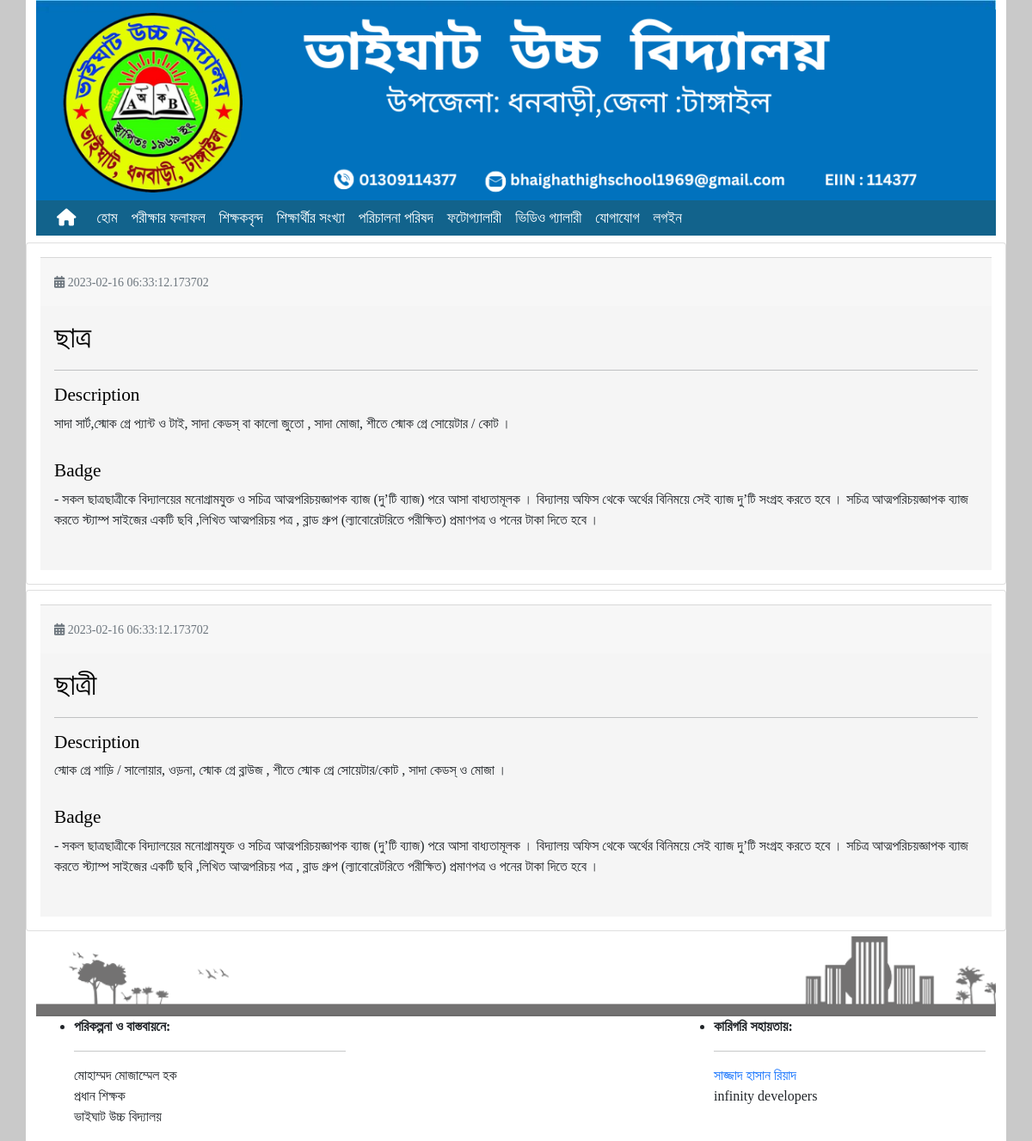
/pages/dress/index.php, run on the app's committed database.
### tables this page shows
CREATE TABLE `dress` (
  `id` int(11) NOT NULL,
  `gander` varchar(255) NOT NULL,
  `discreption` mediumtext NOT NULL,
  `badge` mediumtext NOT NULL,
  `time` timestamp(6) NOT NULL DEFAULT current_timestamp(6) ON UPDATE current_timestamp(6)
);

### config/database.php (called while the page is built, shortened)
<?php
   $webName = "http://localhost/bhaighat_high_school_2";
   ?>

### pages/dress/index.php (the view, shortened to what this page needs)
<?php include '../../config/database.php'; ?>
<!DOCTYPE html>
<html lang="en">
<head>
    <?php include '../../components/link.php'; ?>
</head>
<body>
    <?php include '../../components/header_img.php'; ?>
    <?php include '../../components/navber.php'; ?>
    <div class="container content_wrap">
        <div class="row">
            <div class="pd-4"></div>
        </div>
    </div>
    <section>
        <div class="container content_wrap">
            <div class="row">
                <?php
                $sql = "SELECT * FROM `dress`";
                $dress = mysqli_query($conn, $sql);
                if (mysqli_num_rows($dress) > 0) {
                    while ($row = mysqli_fetch_assoc($dress)) {
                ?>
                        <div class="card theme_shadow h-100 p-3" style="width: 100%;">
                            <div class="card-footer py-3"><small class="text-muted"><i class="theme_color2 fas fa-calendar-alt"></i><span class="date"> <?php echo $row["time"] ?> </span></small></div>
                            <div class="card-body">
                                <h5 class="card-title theme_color" style="font-size: 35px !important;"><?php echo $row["gander"] ?></h5>
                                <hr>
                                <h5 class="card-title theme_color">Description</h5>
                                <p style="margin-bottom: 30px;"><?php echo $row["discreption"] ?></p>
                                <h5 class="card-title theme_color">Badge</h5>
                                <p style="margin-bottom: 30px;"><?php echo $row["badge"] ?></p>
                            </div>
                        </div>
                <?php
                    }
                }
                ?>
            </div>
        </div>
    </section>
    <div class="container content_wrap">
        <footer>
            <?php include '../../components/fotter.php'; ?>
        </footer>
    </div>
</body>
</html>

### components/link.php (shortened to what this page needs)
<link rel="stylesheet" id="bootstrap-css" href="https://cdn.usebootstrap.com/bootstrap/5.0.1/css/bootstrap.min.css" type="text/css" media="all" />
<link rel="stylesheet" id="responsive-css" href="<?php echo $webName ?>/assets/style/responsive.css" type="text/css" media="all" />
<link rel="stylesheet" id="core-css" href="<?php echo $webName ?>/assets/style/style.css" type="text/css" media="all" />
<link rel="stylesheet" href="https://cdnjs.cloudflare.com/ajax/libs/font-awesome/6.2.1/css/all.min.css" />
<link rel="stylesheet" href="https://cdnjs.cloudflare.com/ajax/libs/font-awesome/5.15.3/css/all.min.css" />

### components/header_img.php
<section>
  <header>
    <div class="container content_wrap">
      <div class="row">
        <div class="col-12">
          <a href="<?php echo $webName ?>/"><img src="<?php echo $webName ?>/img/header_img/img3.png" alt="" width="100%" /></a>
        </div>
      </div>
    </div>
  </header>
</section>

### components/navber.php (shortened to what this page needs)
<section class="menusection">
  <div class="container content_wrap">
    <div class="row">
      <div class="col-12">
        <nav class="navbar navbar-expand-md navbar-light bg-light">
          <div class="container-fluid">
            <a class="navbar-brand" href="./"><i class="fa fa-home htg" aria-hidden="true"></i></a>
            <div class="collapse navbar-collapse" id="main-menu">
              <ul id="menu-primary" class="navbar-nav me-auto mb-2 mb-md-0">
                <li id="menu-item-8" class="menu-item menu-item-type-custom menu-item-object-custom current-menu-item current_page_item menu-item-home nav-item nav-item-8">
                  <a href="<?php echo $webName ?>/" class="nav-link active">হোম</a>
                </li>
                <li id="menu-item-9" class="menu-item menu-item-type-post_type menu-item-object-page nav-item nav-item-9">
                  <a href="<?php echo $webName ?>/pages/result/" class="nav-link">পরীক্ষার ফলাফল</a>
                </li>
                <li id="menu-item-44" class="menu-item menu-item-type-taxonomy menu-item-object-infocat nav-item nav-item-44">
                  <a href="<?php echo $webName ?>/pages/teachers/" class="nav-link">শিক্ষকবৃন্দ</a>
                </li>
                <li id="menu-item-45" class="menu-item menu-item-type-taxonomy menu-item-object-infocat nav-item nav-item-45">
                  <a href="<?php echo $webName ?>/pages/student/" class="nav-link">শিক্ষার্থীর সংখ্যা</a>
                </li>
                <li id="menu-item-46" class="menu-item menu-item-type-taxonomy menu-item-object-infocat nav-item nav-item-46">
                  <a href="<?php echo $webName ?>/pages/committee/" class="nav-link">পরিচালনা পরিষদ</a>
                </li>
                <li id="menu-item-61" class="menu-item menu-item-type-post_type menu-item-object-page nav-item nav-item-61">
                  <a href="<?php echo $webName ?>/pages/photo_galley/" class="nav-link">ফটোগ্যালারী</a>
                </li>
                <li id="menu-item-69" class="menu-item menu-item-type-post_type menu-item-object-page nav-item nav-item-69">
                  <a href="<?php echo $webName ?>/pages/video_galley/" class="nav-link">ভিডিও গ্যালারী</a>
                </li>
                <li id="menu-item-57" class="menu-item menu-item-type-post_type menu-item-object-page nav-item nav-item-57">
                  <a href="<?php echo $webName ?>/pages/contact/" class="nav-link">যোগাযোগ</a>
                </li>
                <li id="menu-item-57" class="menu-item menu-item-type-post_type menu-item-object-page nav-item nav-item-57">
                  <a href="<?php echo $webName ?>/bhs/" class="nav-link">লগইন</a>
                </li>
              </ul>
            </div>
          </div>
        </nav>
      </div>
    </div>
  </div>
</section>

### components/fotter.php (shortened to what this page needs)
<section>
  <div class="container content_wrap">
    <div class="row">
      <div class="footer_top_bg" style="background: url(&quot;<?php echo $webName ?>/img/logo/footer_top_bg.png&quot;) 0% 0% / cover no-repeat; height: 93px;"></div>
      <div class="col-md-4 col-sm-12">
        <ul class="footerList">
          <li><b> পরিকল্পনা ও বাস্তবায়নে:</b> </li>
          <hr>
          <li style="list-style: none;">মোহাম্মদ মোজাম্মেল হক</li>
          <li style="list-style: none;">প্রধান শিক্ষক</li>
          <li style="list-style: none;">ভাইঘাট উচ্চ বিদ্যালয়</li>
        </ul>
      </div>
      <div class="col-lg-4 col-md-4 col-sm-12">
      </div>
      <div class="col-lg-4 col-md-4 col-sm-12">
        <ul>
          <li>
            <b> কারিগরি সহায়তায়:</b>
          </li>
          <hr>
          <li style="list-style: none;">
            <a target="_blank" href="https://api.whatsapp.com/send?phone=8801635355376&amp;text=I%27m%20interested%20in%20your%20services" style="text-decoration: none;">সাজ্জাদ হাসান রিয়াদ </a>
          </li>
          <li style="list-style: none;">infinity developers</li>
        </ul>
      </div>
    </div>
  </div>
</section>

### assets/style/responsive.css (style rules this page uses)
@media (min-width:320px) { .card { width: 100%; } }
@media only screen and (min-width: 600px) { .card { width: 100%; } }
@media only screen and (min-width: 768px) { .card { width: 100%; } }
@media only screen and (min-width: 992px) { .card { width: 100%; } }
@media only screen and (min-width: 1200px) { .card { float: left; margin: 0px 6px 6px 0px; width: 49.2%; } }

### assets/style/style.css (style rules this page uses)
body { background-color: bisque !important; font-family: Lohit Assamese; }
.pd-4 { padding: 4px; }
.container.content_wrap { background-color: white; }
.navbar { position: relative; display: flex; flex-wrap: wrap; align-items: center; justify-content: space-between; padding-top: 0 !important; padding-bottom: 0 !important; }
.navbar-light .navbar-nav .nav-link { font-family: bangla; color: rgb(0, 0, 0) !important; font-size: 13pt; }
.card-body { background-color: #f5f5f5 !important; }
.card-title { font-family: bangla; font-size: 16pt; color: black; }

### components/link.php (style rules this page uses)
body { --wp--preset--color--black: #000000; --wp--preset--color--cyan-bluish-gray: #abb8c3; --wp--preset--color--white: #ffffff; --wp--preset--color--pale-pink: #f78da7; --wp--preset--color--vivid-red: #cf2e2e; --wp--preset--color--luminous-vivid-orange: #ff6900; --wp--preset--color--luminous-vivid-amber: #fcb900; --wp--preset--color--light-green-cyan: #7bdcb5; --wp--preset--color--vivid-green-cyan: #00d084; --wp--preset--color--pale-cyan-blue: #8ed1fc; --wp--preset--color--vivid-cyan-blue: #0693e3; --wp--preset--color--vivid-purple: #9b51e0; --wp--preset--gradient--vivid-cyan-blue-to-vivid-purple: linear-gradient(135deg, rgba(6, 147, 227, 1) 0%, rgb(155, 81, 224) 100%); --wp--preset--gradient--light-green-cyan-to-vivid-green-cyan: linear-gradient(135deg, rgb(122, 220, 180) 0%, rgb(0, 208, 130) 100%); --wp--preset--gradient--luminous-vivid-amber-to-luminous-vivid-orange: linear-gradient(135deg, rgba(252, 185, 0, 1) 0%, rgba(255, 105, 0, 1) 100%); --wp--preset--gradient--luminous-vivid-orange-to-vivid-red: linear-gradient(135deg, rgba(255, 105, 0, 1) 0%, rgb(207, 46, 46) 100%); --wp--preset--gradient--very-light-gray-to-cyan-bluish-gray: linear-gradient(135deg, rgb(238, 238, 238) 0%, rgb(169, 184, 195) 100%); --wp--preset--gradient--cool-to-warm-spectrum: linear-gradient(135deg, rgb(74, 234, 220) 0%, rgb(151, 120, 209) 20%, rgb(207, 42, 186) 40%, rgb(238, 44, 130) 60%, rgb(251, 105, 98) 80%, rgb(254, 248, 76) 100%); --wp--preset--gradient--blush-light-purple: linear-gradient(135deg, rgb(255, 206, 236) 0%, rgb(152, 150, 240) 100%); --wp--preset--gradient--blush-bordeaux: linear-gradient(135deg, rgb(254, 205, 165) 0%, rgb(254, 45, 45) 50%, rgb(107, 0, 62) 100%); --wp--preset--gradient--luminous-dusk: linear-gradient(135deg, rgb(255, 203, 112) 0%, rgb(199, 81, 192) 50%, rgb(65, 88, 208) 100%); --wp--preset--gradient--pale-ocean: linear-gradient(135deg, rgb(255, 245, 203) 0%, rgb(182, 227, 212) 50%, rgb(51, 167, 181) 100%); --wp--preset--gradient--electric-grass: linear-gradient(135deg, rgb(202, 248, 128) 0%, rgb(113, 206, 126) 100%); --wp--preset--gradient--midnight: linear-gradient(135deg, rgb(2, 3, 129) 0%, rgb(40, 116, 252) 100%); --wp--preset--duotone--dark-grayscale: url("#wp-duotone-dark-grayscale"); --wp--preset--duotone--grayscale: url("#wp-duotone-grayscale"); --wp--preset--duotone--purple-yellow: url("#wp-duotone-purple-yellow"); --wp--preset--duotone--blue-red: url("#wp-duotone-blue-red"); --wp--preset--duotone--midnight: url("#wp-duotone-midnight"); --wp--preset--duotone--magenta-yellow: url("#wp-duotone-magenta-yellow"); --wp--preset--duotone--purple-green: url("#wp-duotone-purple-green"); --wp--preset--duotone--blue-orange: url("#wp-duotone-blue-orange"); --wp--preset--font-size--small: 13px; --wp--preset--font-size--medium: 20px; --wp--preset--font-size--large: 36px; --wp--preset--font-size--x-large: 42px; --wp--preset--spacing--20: 0.44rem; --wp--preset--spacing--30: 0.67rem; --wp--preset--spacing--40: 1rem; --wp--preset--spacing--50: 1.5rem; --wp--preset--spacing--60: 2.25rem; --wp--preset--spacing--70: 3.38rem; --wp--preset--spacing--80: 5.06rem; }
body { background-color: #c9c9c9 !important; }
.bg-light { background-color: #12638c !important; }
.navbar-light .navbar-nav .nav-link { font-family: bangla; color: #ffffff !important; font-size: 13pt; }
.htg { color: #ffffff !important; }

### data on the page
dress: time "2023-02-16 06:33:12.173702", gander "ছাত্র", discreption "সাদা সার্ট,স্মোক গ্রে প্যান্ট ও টাই, সাদা কেডস্ বা কালো জুতো , সাদা মোজা, শীতে স্মোক গ্রে সোয়েটার / কোট ।", badge "- সকল ছাত্রছাত্রীকে বিদ্যালয়ের মনোগ্রামযুক্ত ও সচিত্র আত্মপরিচয়জ্ঞাপক ব্যাজ (দু’টি ব্যাজ) পরে আসা বাধ্যতামূলক । বিদ্যালয় অফিস থেকে অর্থের বিনিময়ে সেই ব্যাজ দু’টি সংগ্রহ করতে হবে । সচিত্র আত্মপরিচয়জ্ঞাপক ব্যাজ করতে স্ট্যাম্প সাইজের একটি ছবি ,লিখিত আত্মপরিচয় পত্র , ব্লাড গ্রুপ (ল্যাবোরেটরিতে পরীক্ষিত) প্রমাণপত্র ও পনের টাকা দিতে হবে ।"
dress: time "2023-02-16 06:33:12.173702", gander "ছাত্রী", discreption "স্মোক গ্রে শাড়ি / সালোয়ার, ওড়না, স্মোক গ্রে ব্লাউজ , শীতে স্মোক গ্রে সোয়েটার/কোট , সাদা কেডস্ ও মোজা ।", badge "- সকল ছাত্রছাত্রীকে বিদ্যালয়ের মনোগ্রামযুক্ত ও সচিত্র আত্মপরিচয়জ্ঞাপক ব্যাজ (দু’টি ব্যাজ) পরে আসা বাধ্যতামূলক । বিদ্যালয় অফিস থেকে অর্থের বিনিময়ে সেই ব্যাজ দু’টি সংগ্রহ করতে হবে । সচিত্র আত্মপরিচয়জ্ঞাপক ব্যাজ করতে স্ট্যাম্প সাইজের একটি ছবি ,লিখিত আত্মপরিচয় পত্র , ব্লাড গ্রুপ (ল্যাবোরেটরিতে পরীক্ষিত) প্রমাণপত্র ও পনের টাকা দিতে হবে ।"
